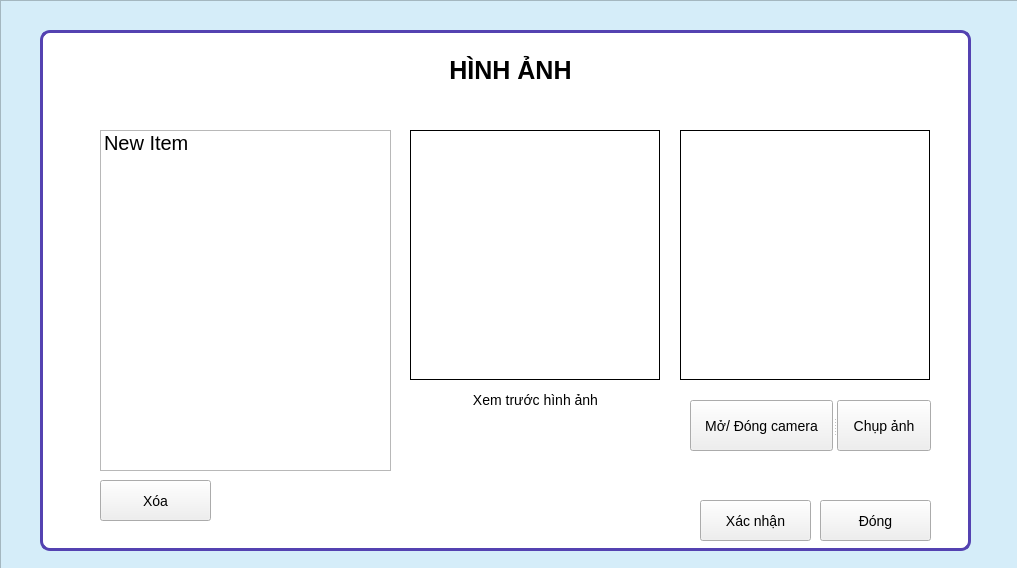
<?xml version="1.0" encoding="UTF-8"?>
<ui version="4.0">
 <class>Form</class>
 <widget class="QWidget" name="Form">
  <property name="geometry">
   <rect>
    <x>0</x>
    <y>0</y>
    <width>1017</width>
    <height>568</height>
   </rect>
  </property>
  <property name="windowTitle">
   <string>Form</string>
  </property>
  <widget class="QFrame" name="frame">
   <property name="geometry">
    <rect>
     <x>0</x>
     <y>0</y>
     <width>1021</width>
     <height>571</height>
    </rect>
   </property>
   <property name="styleSheet">
    <string notr="true">#frame{
	background-color: #D5EDF9;
}
#grbx_thongtin{
	background-color: white;
	color: #5442B1;
	font-size: 25px;
	border: 3px solid #5442B1;
	border-radius: 10px
}
</string>
   </property>
   <property name="frameShape">
    <enum>QFrame::StyledPanel</enum>
   </property>
   <property name="frameShadow">
    <enum>QFrame::Raised</enum>
   </property>
   <widget class="QGroupBox" name="grbx_thongtin">
    <property name="geometry">
     <rect>
      <x>40</x>
      <y>30</y>
      <width>931</width>
      <height>521</height>
     </rect>
    </property>
    <property name="font">
     <font>
      <pointsize>-1</pointsize>
      <weight>75</weight>
      <bold>true</bold>
     </font>
    </property>
    <property name="contextMenuPolicy">
     <enum>Qt::DefaultContextMenu</enum>
    </property>
    <property name="autoFillBackground">
     <bool>false</bool>
    </property>
    <property name="styleSheet">
     <string notr="true">font-size:14px</string>
    </property>
    <property name="title">
     <string/>
    </property>
    <property name="alignment">
     <set>Qt::AlignCenter</set>
    </property>
    <property name="flat">
     <bool>false</bool>
    </property>
    <property name="checkable">
     <bool>false</bool>
    </property>
    <widget class="QLabel" name="lb_hinhanh">
     <property name="geometry">
      <rect>
       <x>370</x>
       <y>100</y>
       <width>250</width>
       <height>250</height>
      </rect>
     </property>
     <property name="styleSheet">
      <string notr="true">border: 1px solid black;
</string>
     </property>
     <property name="text">
      <string/>
     </property>
    </widget>
    <widget class="QSplitter" name="splitter">
     <property name="geometry">
      <rect>
       <x>650</x>
       <y>370</y>
       <width>241</width>
       <height>51</height>
      </rect>
     </property>
     <property name="orientation">
      <enum>Qt::Horizontal</enum>
     </property>
     <widget class="QPushButton" name="pushButton">
      <property name="text">
       <string>Mở/ Đóng camera</string>
      </property>
     </widget>
     <widget class="QPushButton" name="pushButton_2">
      <property name="styleSheet">
       <string notr="true">font-size: 14px</string>
      </property>
      <property name="text">
       <string>Chụp ảnh</string>
      </property>
     </widget>
    </widget>
    <widget class="QLabel" name="lb_hinhanh_2">
     <property name="geometry">
      <rect>
       <x>640</x>
       <y>100</y>
       <width>250</width>
       <height>250</height>
      </rect>
     </property>
     <property name="styleSheet">
      <string notr="true">border: 1px solid black;
</string>
     </property>
     <property name="text">
      <string/>
     </property>
    </widget>
    <widget class="QLabel" name="label">
     <property name="geometry">
      <rect>
       <x>370</x>
       <y>360</y>
       <width>251</width>
       <height>20</height>
      </rect>
     </property>
     <property name="text">
      <string>Xem trước hình ảnh</string>
     </property>
     <property name="alignment">
      <set>Qt::AlignCenter</set>
     </property>
    </widget>
    <widget class="QPushButton" name="pushButton_3">
     <property name="geometry">
      <rect>
       <x>780</x>
       <y>470</y>
       <width>111</width>
       <height>41</height>
      </rect>
     </property>
     <property name="text">
      <string>Đóng</string>
     </property>
    </widget>
    <widget class="QPushButton" name="pushButton_4">
     <property name="geometry">
      <rect>
       <x>60</x>
       <y>450</y>
       <width>111</width>
       <height>41</height>
      </rect>
     </property>
     <property name="text">
      <string>Xóa</string>
     </property>
    </widget>
    <widget class="QListWidget" name="listWidget">
     <property name="geometry">
      <rect>
       <x>60</x>
       <y>100</y>
       <width>291</width>
       <height>341</height>
      </rect>
     </property>
     <property name="styleSheet">
      <string notr="true">font-size:20px</string>
     </property>
     <item>
      <property name="text">
       <string>New Item</string>
      </property>
     </item>
    </widget>
    <widget class="QPushButton" name="pushButton_5">
     <property name="geometry">
      <rect>
       <x>660</x>
       <y>470</y>
       <width>111</width>
       <height>41</height>
      </rect>
     </property>
     <property name="text">
      <string>Xác nhận</string>
     </property>
    </widget>
    <widget class="QLabel" name="label_2">
     <property name="geometry">
      <rect>
       <x>10</x>
       <y>10</y>
       <width>921</width>
       <height>61</height>
      </rect>
     </property>
     <property name="styleSheet">
      <string notr="true">font-size:25px;
font-weight: bold;</string>
     </property>
     <property name="text">
      <string>HÌNH ẢNH</string>
     </property>
     <property name="alignment">
      <set>Qt::AlignCenter</set>
     </property>
    </widget>
   </widget>
  </widget>
 </widget>
 <resources/>
 <connections/>
</ui>
